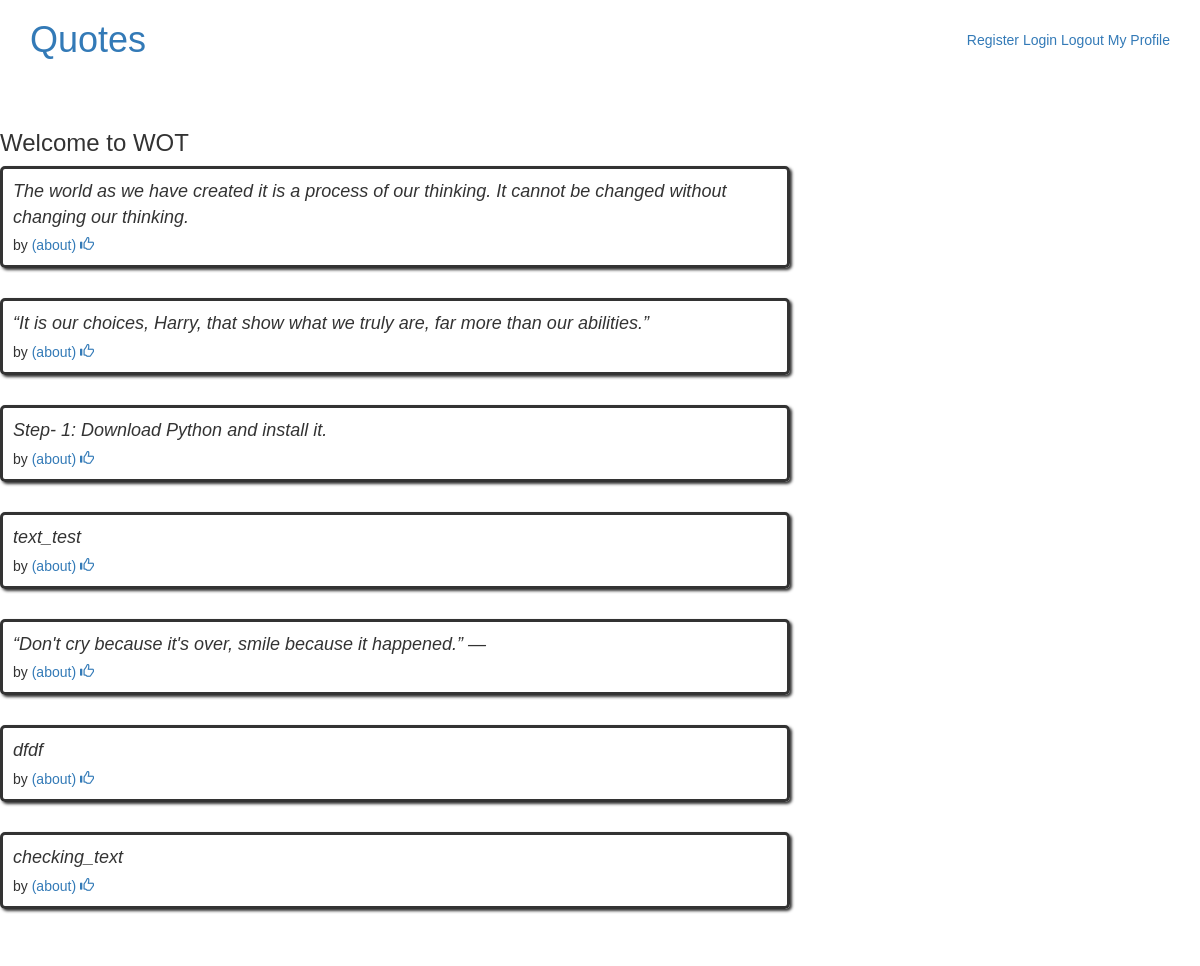
The app's page /apage/, older data.
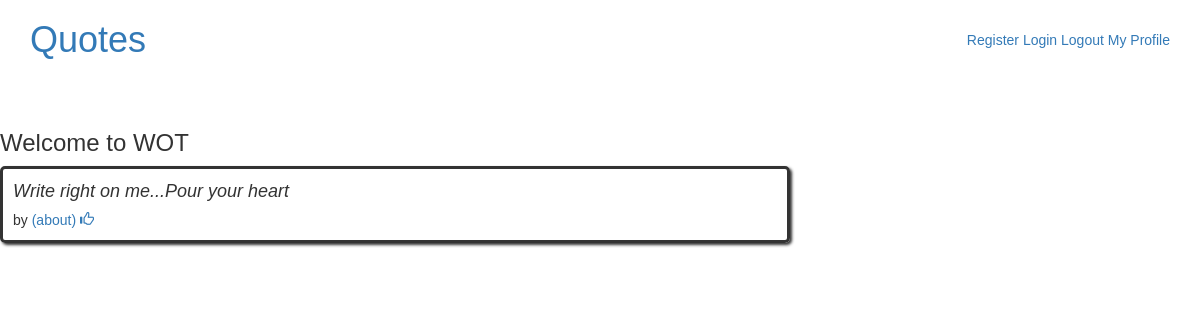
The same page, newer data.
### apage/models.py (models this page shows, shortened)
class Quote(models.Model):
    text = models.CharField(max_length=1000, default="Write right on me...Pour your heart")
    tags = models.CharField(max_length=1000, default="Morality")

### apage/views.py (the view)
def index(request):
    all_quotes = Quote.objects.all()
    return render(request,'apage/index.html', {'all_quotes': all_quotes})

### apage/templates/apage/index.html
{% extends 'apage/base.html' %}
{% block content %}
    <h3>Welcome to WOT </h3>
    {% for quote in all_quotes %}
    <div class="row">
        <div class="col-md-8">
            <div class="quote" itemscope itemtype="#">
                <span class="text" itemprop="text">{{ quote.text }}</span>
                <span>by <small class="author" itemprop="author">{{ quote.artist }}</small>
                <a href="{% url 'apage:detail' quote.id %}">(about)</a>
                </span>
                <a href="#"><span class="glyphicon glyphicon-thumbs-up"></span></a>
            </div>
        </div>
    </div>
    {% endfor %}
{% endblock %}

### apage/templates/apage/base.html (shortened to what this page needs)
<!DOCTYPE html>
<html lang="en">
<head>
</head>
<body>
{% load staticfiles %}
    <link rel="stylesheet" href="http://maxcdn.bootstrapcdn.com/bootstrap/3.3.6/css/bootstrap.min.css">
    <link rel="stylesheet" type="text/css" href="{% static 'apage/style.css' %}"/>
    <div class="container">
        <div class="row header-box">
            <div class="col-md-8">
                <h1>
                    <a href="{% url 'apage:index' %}" style="text-decoration: none">Quotes</a>
                </h1>
            </div>
            <div class="col-md-4">
                <p>
                    <a href="#">Register</a>
                    <a href="#">Login</a>
                    <a href="#">Logout</a>
                    <a href="#">My Profile</a>
                </p>
            </div>
        </div>
    </div>
{% block content %}
{% endblock %}
</body>
</html>

### apage/static/apage/style.css (style rules this page uses)
body { font-family: sans-serif; }
.quote { padding: 10px; margin-bottom: 30px; border: 3px solid #333333; border-radius: 5px; box-shadow: 2px 2px 3px #333333; }
.quote span.text { display: block; margin-bottom: 5px; font-size: large; font-style: italic; }
html { position: relative; min-height: 100%; }
body { margin-bottom: 60px; }
.header-box { padding-bottom: 40px; }
.header-box p { margin-top: 30px; float: right; }

Row changes from the older to the newer data that the page shows:
removed Quote: text "The world as we have created it is a process of our thinking. It cannot be changed without changing our thinking."
removed Quote: text "Step- 1: Download Python and install it."
removed Quote: text "text_test"
removed Quote: text "“Don't cry because it's over, smile because it happened.” ―"
removed Quote: text "dfdf"
removed Quote: text "checking_text"
changed Quote: text "“It is our choices, Harry, that show what we truly are, far more than our abilities.”" → "Write right on me...Pour your heart"
